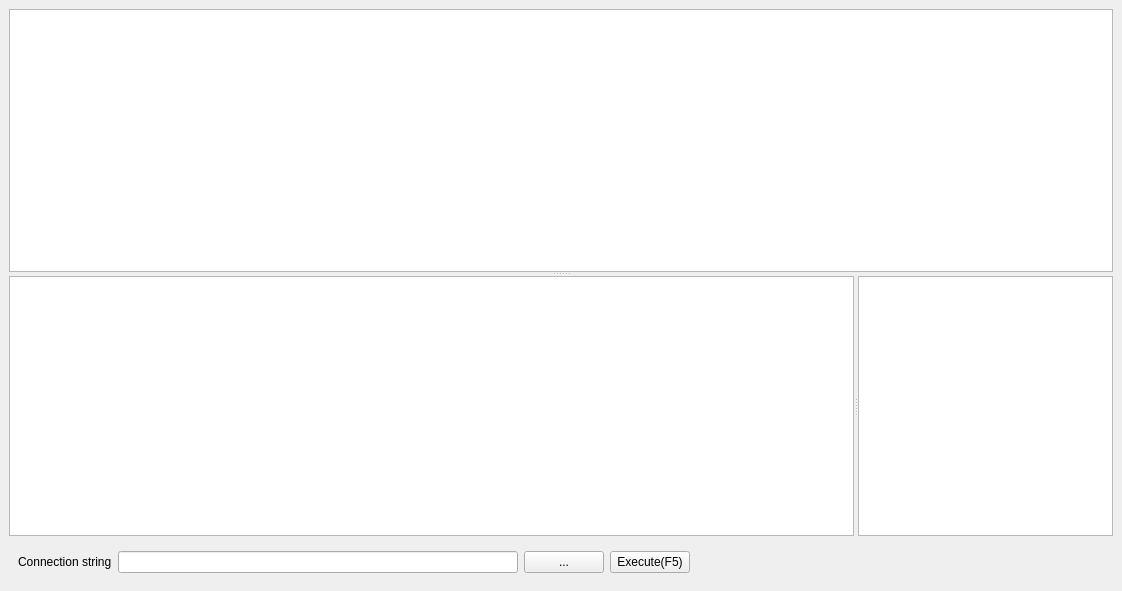
<?xml version="1.0" encoding="UTF-8"?>
<ui version="4.0">
 <class>MainWindow</class>
 <widget class="QMainWindow" name="MainWindow">
  <property name="geometry">
   <rect>
    <x>0</x>
    <y>0</y>
    <width>1122</width>
    <height>591</height>
   </rect>
  </property>
  <property name="windowTitle">
   <string>MainWindow</string>
  </property>
  <widget class="QWidget" name="centralwidget">
   <layout class="QHBoxLayout" name="horizontalLayout_2">
    <item>
     <widget class="QSplitter" name="splitter_2">
      <property name="orientation">
       <enum>Qt::Vertical</enum>
      </property>
      <widget class="QTextEdit" name="queryTextEdit">
       <property name="font">
        <font>
         <family>Courier New</family>
         <pointsize>12</pointsize>
        </font>
       </property>
      </widget>
      <widget class="QWidget" name="layoutWidget">
       <layout class="QVBoxLayout" name="verticalLayout">
        <item>
         <widget class="QSplitter" name="splitter">
          <property name="orientation">
           <enum>Qt::Horizontal</enum>
          </property>
          <widget class="QTableView" name="resultTable">
           <property name="minimumSize">
            <size>
             <width>600</width>
             <height>0</height>
            </size>
           </property>
          </widget>
          <widget class="QTextEdit" name="outputTextView">
           <property name="maximumSize">
            <size>
             <width>255</width>
             <height>16777215</height>
            </size>
           </property>
          </widget>
         </widget>
        </item>
        <item>
         <widget class="QWidget" name="widget" native="true">
          <property name="maximumSize">
           <size>
            <width>16777215</width>
            <height>26</height>
           </size>
          </property>
          <layout class="QHBoxLayout" name="horizontalLayout">
           <property name="sizeConstraint">
            <enum>QLayout::SetFixedSize</enum>
           </property>
           <item>
            <widget class="QLabel" name="label">
             <property name="text">
              <string>Connection string</string>
             </property>
            </widget>
           </item>
           <item>
            <widget class="QLineEdit" name="connectionStringLineEdit">
             <property name="minimumSize">
              <size>
               <width>400</width>
               <height>0</height>
              </size>
             </property>
            </widget>
           </item>
           <item>
            <widget class="QPushButton" name="openBtn">
             <property name="text">
              <string>...</string>
             </property>
            </widget>
           </item>
           <item>
            <widget class="QPushButton" name="executeBtn">
             <property name="text">
              <string>Execute(F5)</string>
             </property>
            </widget>
           </item>
           <item>
            <spacer name="horizontalSpacer">
             <property name="orientation">
              <enum>Qt::Horizontal</enum>
             </property>
             <property name="sizeHint" stdset="0">
              <size>
               <width>40</width>
               <height>20</height>
              </size>
             </property>
            </spacer>
           </item>
           <item>
            <widget class="QLabel" name="rowCountLabel">
             <property name="text">
              <string>                          </string>
             </property>
            </widget>
           </item>
          </layout>
         </widget>
        </item>
       </layout>
      </widget>
     </widget>
    </item>
   </layout>
  </widget>
 </widget>
 <resources/>
 <connections/>
</ui>
